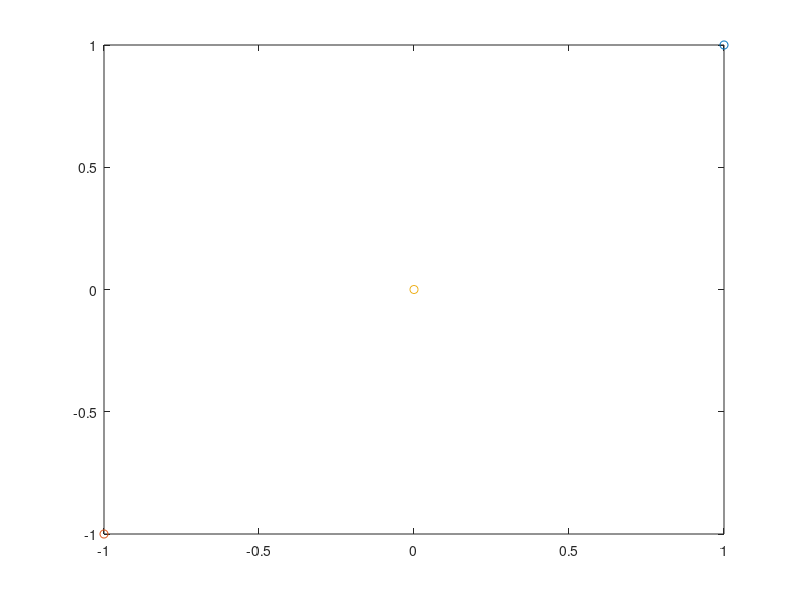

Write the MATLAB code that produced this figure. (Note: this script raises an error after producing the figure.)
clc; clear;

% define epsilon and t final 
e = 1e-3;
tf = 3;

% calculate num of steps
nstep = tf/e;

% define constants
G = 3;
M = 30;
m = [1.4e-1 1.3e-1];

% define V & F
V = @(x,y,m) - G*m*M * (x^2 + y^2)^(-1/2);
Fx = @(x,y,m) - G*m*M * x * (x^2 + y^2)^(-3/2);
Fy = @(x,y,m) - G*m*M * y * (x^2 + y^2)^(-3/2);

% define p(t, n, p_n) & q(t, n, q_n)
p(1,1,:) = [0.3 -1.2];
p(1,2,:) = [-0.1 0.9];
q(1,1,:) = [1 1];
q(1,2,:) = [-1 -1];
t(1) = 0;

% define Hamiltonian
p1 = squeeze(p(1,1,:))';
p2 = squeeze(p(1,2,:))';
q1 = squeeze(q(1,1,:))';
q2 = squeeze(q(1,2,:))';
H(1,:) = dot(p1,p1)/(2*m(1)) + V(q1(1), q1(2), m(1)) +...
         dot(p2,p2)/(2*m(2)) + V(q2(1), q2(2), m(2));

%% euler-cromer iteration
for n=1:2
    for i=1:nstep
        pn = squeeze(p(i,n,:))';
        px = pn(1); py = pn(2);
        qn = squeeze(q(i,n,:))';
        qx = qn(1); qy = qn(2);

        p(i+1,n,1) = px + e * Fx(qx, qy, m(n)); % Px
        p(i+1,n,2) = py + e * Fy(qx, qy, m(n)); % Py
        pn1 = squeeze(p(i+1,n,:))';
        q(i+1,n,:) = qn + e * pn1/m(n); % Q
        if n==1
            H(i+1,:) = dot(pn,pn)/(2*m(n)) + V(qx, qy, m(n));
            t(i+1) = t(i) + e;
        else
            H(i+1,:) = H(i+1,:) + dot(pn,pn)/(2*m(n)) + V(qx, qy, m(n));
        end
    end
end

%% RK2
RK2_p(1,:,:) = p(1,:,:);
RK2_q(1,:,:) = q(1,:,:);
RK2_H(1,:) = H(1,:);
RK2_t(1) = t(1);

for n=1:2
    for i=1:nstep
        pn = squeeze(RK2_p(i,n,:))';
        px = pn(1); py = pn(2);
        qn = squeeze(RK2_q(i,n,:))';
        qx = qn(1); qy = qn(2);

        % k1
        RK2_k1_q(i,:) = pn/m(n);
        RK2_k1_p(i,1) = Fx(qx, qy, m(n)); % Px
        RK2_k1_p(i,2) = Fy(qx, qy, m(n)); % Py
    
        % mid for k2
        RK2_q_mid(i,:) = qn + e * 0.5 * RK2_k1_q(i,:);
        RK2_p_mid(i,:) = pn + e * 0.5 * RK2_k1_p(i,:);
    
        % k2
        RK2_k2_q(i,:) = RK2_p_mid(i,:)/m(n);
        RK2_k2_p(i,1) = Fx(RK2_q_mid(i,1), RK2_q_mid(i,2), m(n)); % Px
        RK2_k2_p(i,2) = Fy(RK2_q_mid(i,1), RK2_q_mid(i,2), m(n)); % Py
    
        %
        RK2_p(i+1,n,:) = pn + e * RK2_k2_p(i,:);
        RK2_q(i+1,n,:) = qn + e * RK2_k2_q(i,:);
        
        RK2_H(i+1,:) = RK2_H(i,:) + dot(pn,pn) / (2*m(n)) + V(qx, qy, m(n));
        if n==1
            RK2_t(i+1) = RK2_t(i) + e;
        end
    end
end

%% PLOTS
plot3(RK2_p(:,1,1), RK2_p(:,1,2), RK2_t, 'x-',...
      RK2_p(:,2,1), RK2_p(:,2,2), RK2_t, 'x-',...
      p(:,1,1), p(:,1,2), t, '.-',...
      p(:,2,1), p(:,2,2), t, '.-');
title('Momentum (p vs t)');
legend('P1 - RK2', 'P2 - RK2', ...
       'P1 - EC', 'P2 - EC');
xlabel('p_x');
ylabel('p_y');
zlabel('t');
pause;

plot3(RK2_q(:,1,1), RK2_q(:,1,2), RK2_t, 'x-',...
      RK2_q(:,2,1), RK2_q(:,2,2), RK2_t, 'x-',...
      p(:,1,1), p(:,1,2), t, '.-',...
      p(:,2,1), p(:,2,2), t, '.-');
title('Position (qx vs qy)');
legend('P1 - RK2', 'P2 - RK2', ...
       'P1 - EC', 'P2 - EC');
xlabel('q_x');
ylabel('q_y');
zlabel('t');
pause;

plot3(RK2_p(:,1,1), RK2_q(:,1,1), RK2_t, 'x-',...
      RK2_p(:,2,1), RK2_q(:,2,1), RK2_t, 'x-',...
      p(:,1,1), q(:,1,1), t, '.-',...
      p(:,2,1), q(:,2,1), t, '.-');
title('Phase space diagram(px vs qx)');
legend('P1 - RK2', 'P2 - RK2', ...
       'P1 - EC', 'P2 - EC');
xlabel('px');
ylabel('qy');
pause;

plot(RK2_t, RK2_H(:,1), 'x-', ...
     t, H(:,1), '.-');
title('Hamiltonian (H vs t)');
legend('RK2', 'EC');
xlabel('t');
ylabel('H');
pause;

%% SIMULATION
trail = nstep;
for i=1:5:nstep
    if i <= trail
        range = 1:i;
    else
        range = i-trail:i;
    end

    p1_x = RK2_q(i,1,1);
    p1_y = RK2_q(i,1,2);
    p1_r = sqrt(p1_x.^2 + p1_y.^2);
    
    p2_x = RK2_q(i,2,1);
    p2_y = RK2_q(i,2,2);
    p2_r = sqrt(p2_x.^2 + p2_y.^2);

    p = plot(RK2_q(i,1,1), RK2_q(i,1,2), 'o', ...
             RK2_q(i,2,1), RK2_q(i,2,2), 'o', ...
             0,0,'o',...
             RK2_q(range,1,1), RK2_q(range,1,2), '-',...
             RK2_q(range,2,1), RK2_q(range,2,2), '-');

    % PLANET 1
    p(1).MarkerSize = 10;
    p(1).MarkerFaceColor = 'red';
    p(4).Color = [0.5 0 0];

    % PLANET 2
    p(2).MarkerSize = 10;
    p(2).MarkerFaceColor = 'blue';
    p(5).Color = [0 0 0.5];
    
    % SUN
    p(3).MarkerSize = 20;
    p(3).MarkerFaceColor = 'yellow';


    legend('Planet 1', 'Planet 2', 'Sun');
    text(p1_x, p1_y, ['    r = ', num2str(p1_r)]);
    text(p2_x, p2_y, ['    r = ', num2str(p2_r)]);
    xlim([-3 3]);
    ylim([-3 3]);
    pause(e);
end

%% KEPLER
kep = [];

for n=1:2
    planet_q = squeeze(q(:,n,:));
    planet_r = sqrt(planet_q(:,1).^2 + planet_q(:,2).^2);
    
    [max, I_max] = findpeaks(planet_r);
    [min, I_min] = findpeaks(-planet_r);
    
    perihelion = planet_q(I_min(1), :);
    aphelion = planet_q(I_max(1), :);
    V = perihelion - aphelion;
    a = sqrt(V * V') / 2;
    T = I_max(2) - I_max(1);
    
    kep = [kep; a^3/T^2];
    
end
bar(kep);
title('Kepler constant (a^3/T^2)');
text(1:length(kep), kep, num2str(kep), 'vert','bottom','horiz','center');
